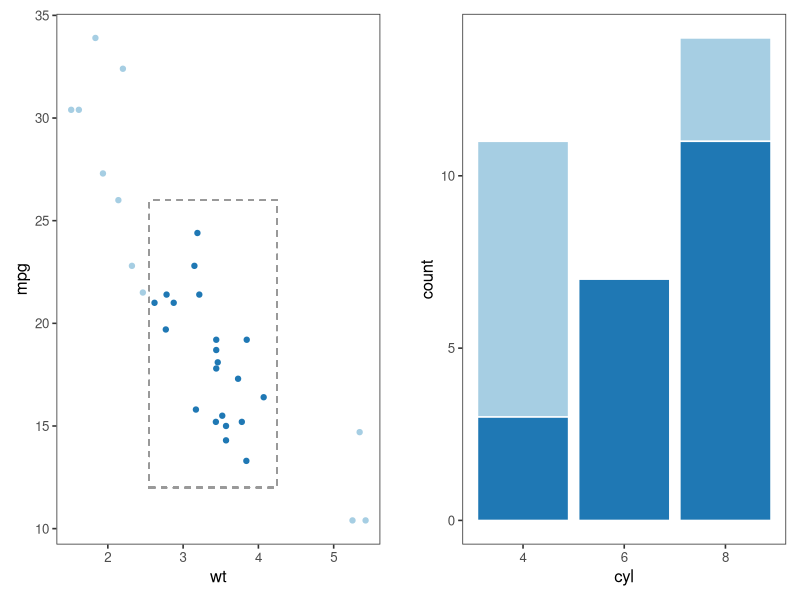

Generate this figure with R:
## ---- chunk 1
library(ggplot2)
library(patchwork)

mtcars$cyl <- factor(mtcars$cyl)
mtcars$am <- factor(mtcars$am)

pal_paired_3 <- palette.colors(6, "Paired")[c(1, 2, 5, 6, 3, 4)]
pal_dark_3 <- pal_paired_3[2 * 1:3]

assign("scale_fill_discrete", function(..., values = pal_paired_3) 
  scale_fill_manual(..., values = values), globalenv())

assign("scale_color_discrete", function(..., values = pal_paired_3) 
  scale_color_manual(..., values = values), globalenv())

theme_set(theme_bw(base_size = 20) +
          theme(panel.grid = element_blank()))
## ---- chunk 2

limits <- c(2.55, 12, 4.25, 26)
mtcars$selected <- with(mtcars, wt > limits[1] & mpg > limits[2]
                        & wt < limits[3] & mpg < limits[4])

p1 <- ggplot(mtcars, aes(wt, mpg, col = selected)) + 
  geom_point() +
  geom_rect(xmin = limits[1], xmax = limits[3], 
            ymin = limits[2], ymax = limits[4],
            fill = NA, col = "grey60", lty = "dashed") +
  scale_color_manual(values = pal_paired_3) +
  guides(col = "none") +
  theme_bw(base_size = 12) +
  theme(panel.grid = element_blank(),
        plot.margin = unit(c(0, 0.5, 0, 0), units = "cm"))

p2 <- ggplot(mtcars, aes(cyl, fill = selected)) + 
  geom_bar(col = "white") + 
  guides(fill = "none") +
  theme_bw(base_size = 12) +
  theme(panel.grid = element_blank(),
        plot.margin = unit(c(0, 0, 0, 0.5), units = "cm"))

p <- p1 + p2
ggsave("./images/linked-selection.png", width = 6.35, height = 2, units = "in")
## ---- chunk 3
#| echo: true
x <- c(1, 3, 9)
y <- c(4, 2, 1)
z <- c(7, 4, 3)
## ---- chunk 4
#| echo: true
c(sum(c(x, y, z)), sum(c(x, sum(c(y, z)))))
## ---- chunk 5
#| echo: true
c(max(c(x, y, z)), max(c(x, max(c(y, z)))))
## ---- chunk 6
#| echo: true
c(mean(c(x, y, z)), mean(c(x, mean(c(y, z)))))
## ---- chunk 7
#| echo: true
x <- c(1, 3, 9)
y <- c(4, 2, 1)
z <- c(7, 4, 3)
## ---- chunk 8
#| echo: true
c(x, y, z)
## ---- chunk 9
#| echo: true
c(x, c(y, z))
## ---- chunk 10
#| echo: true
c(c(x, y), z)
## ---- chunk 11
#| echo: true

x <- data.frame(group = c("A", "B"), value = c(1, 3))
y <- data.frame(group = c("B", "B"), value = c(6, 4))
z <- data.frame(group = c("A", "C"), value = c(7, 4))
## ---- chunk 12
#| echo: true
dplyr::glimpse(rbind(x, y, z))
## ---- chunk 13
#| echo: true
dplyr::glimpse(rbind(x, rbind(y, z)))
